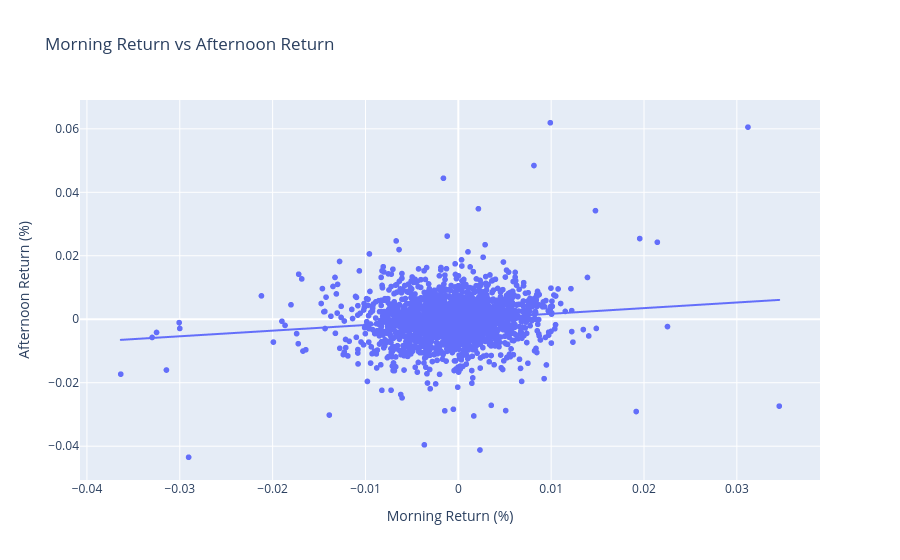

The cell this chart's notebook holds for it:
### Code cell
import plotly.express as px

fig = px.scatter(
    research,
    x="morning_return",
    y="afternoon_return",
    hover_data=["date"],
    title="Morning Return vs Afternoon Return",
    trendline="ols"
)

fig.update_layout(
    xaxis_title="Morning Return (%)",
    yaxis_title="Afternoon Return (%)"
)

fig.show()

### Figure 1 — Plotly figure (JSON) as saved in the notebook; plotly's stock layout.template omitted (floating-point values rounded to 4 significant figures; data arrays with more than 128 entries replaced by an {"elided": "..."} marker saying what was removed)
{"data": [{"customdata": {"elided": "2596x1 str values"}, "hovertemplate": "morning_return=%{x}<br>afternoon_return=%{y}<br>date=%{customdata[0]}<extra></extra>", "legendgroup": "", "marker": {"color": "#636efa", "symbol": "circle"}, "mode": "markers", "name": "", "showlegend": false, "type": "scattergl", "x": {"elided": "2596 float values"}, "xaxis": "x", "y": {"elided": "2596 float values"}, "yaxis": "y"}, {"hovertemplate": "<b>OLS trendline</b><br>afternoon_return = 0.177474 * morning_return + -4.22218e-05<br>R<sup>2</sup>=0.016975<br><br>morning_return=%{x}<br>afternoon_return=%{y} <b>(trend)</b><extra></extra>", "legendgroup": "", "marker": {"color": "#636efa", "symbol": "circle"}, "mode": "lines", "name": "", "showlegend": false, "type": "scattergl", "x": {"elided": "2596 float values"}, "xaxis": "x", "y": {"elided": "2596 float values"}, "yaxis": "y"}], "layout": {"legend": {"tracegroupgap": 0}, "title": {"text": "Morning Return vs Afternoon Return"}, "xaxis": {"anchor": "y", "domain": [0, 1], "title": {"text": "Morning Return (%)"}}, "yaxis": {"anchor": "x", "domain": [0, 1], "title": {"text": "Afternoon Return (%)"}}}}
